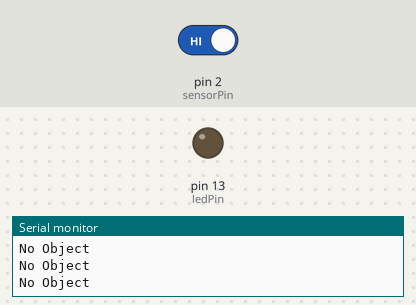
Bench run of a sketch on a simulated Arduino Uno, built with avr-gcc and run on an emulated ATmega328P. On the bench: output pins drawn as LEDs (lit = HIGH), the last lines printed to the serial monitor. Inputs (shaded band) come from the test bench; at power-on: pin 2 (sensorPin) HIGH.

Above: at 1.2 s.
1.3 s: pin 2 (sensorPin) driven LOW
At 2.0 s:
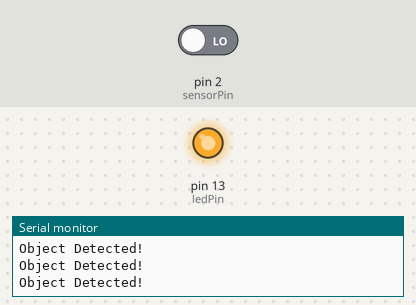
2.9 s: pin 2 (sensorPin) driven HIGH
At 3.3 s:
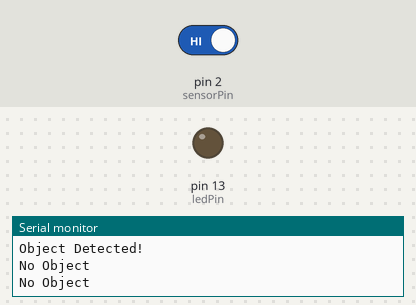
Timing chart, 0 to 5.9 s (numbered marks = the images above; inputs shaded):
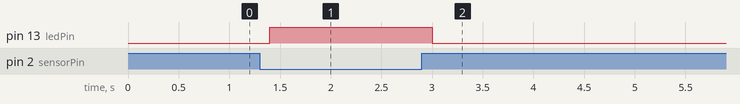

Measured:
- after the input at 1.3 s, pin 13 (ledPin): LOW → HIGH after 0.10 s
- after the input at 2.9 s, pin 13 (ledPin): HIGH → LOW after 0.10 s

The sketch:

code.ino
```cpp
int sensorPin = 2;     // IR sensor connected to digital pin 2
int ledPin = 13;       // Onboard LED

void setup() {
  pinMode(sensorPin, INPUT);
  pinMode(ledPin, OUTPUT);
  Serial.begin(9600);
}

void loop() {
  int sensorValue = digitalRead(sensorPin);

  if (sensorValue == LOW) { // Object detected
    digitalWrite(ledPin, HIGH);
    Serial.println("Object Detected!");
  } else {
    digitalWrite(ledPin, LOW);
    Serial.println("No Object");
  }

  delay(200);
}
```
